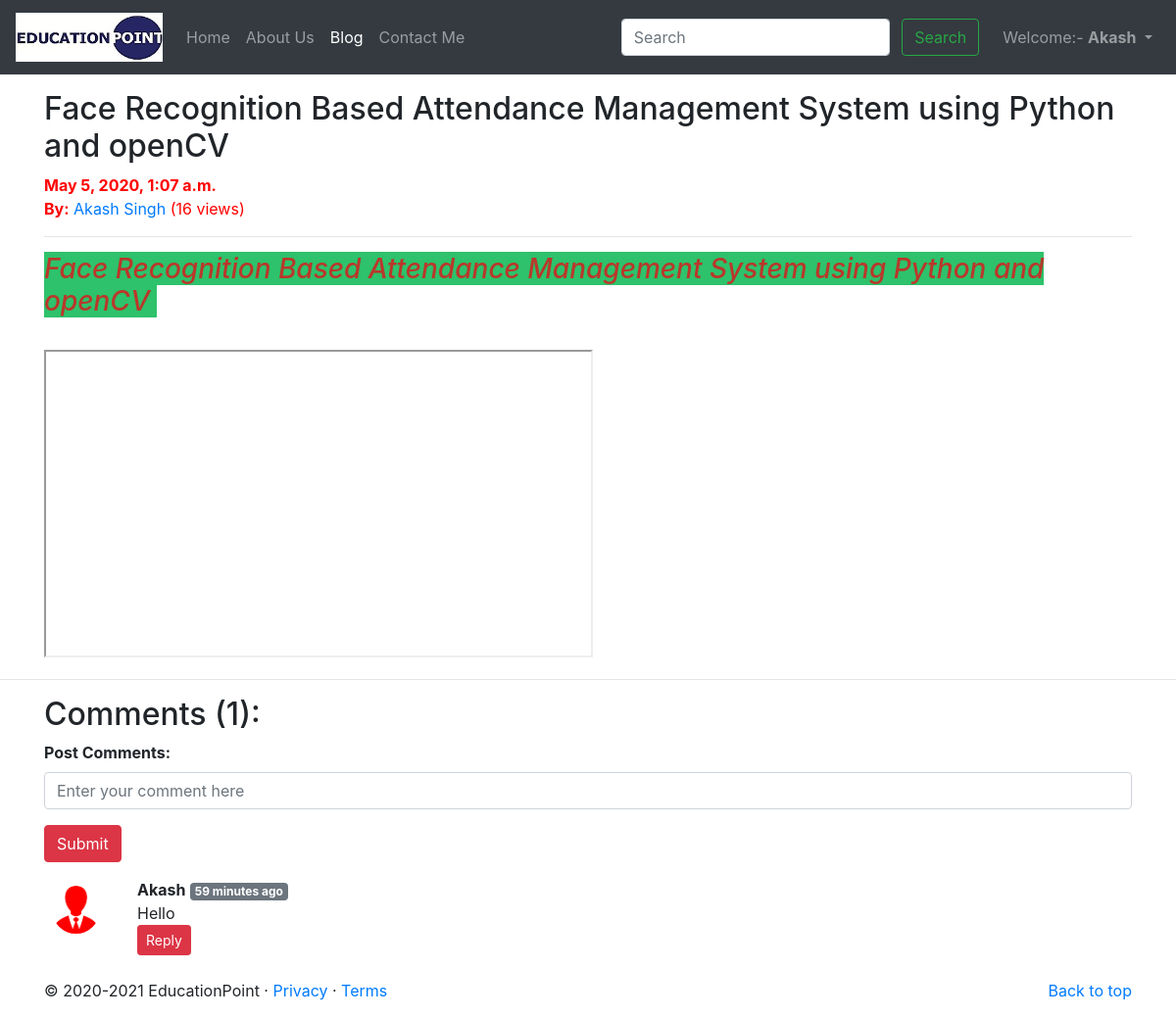
The app's page /blog/Attendance_System (signed in) with its own data.
### blog/models.py (models this page shows, shortened)
class Post(models.Model):
    sno = models.AutoField(primary_key = True)
    title = models.CharField(max_length=255)
    content = models.TextField()
    author = models.CharField(max_length=50)
    slug = models.CharField(max_length=150)
    views = models.IntegerField(default=0)
    timeStamp = models.DateTimeField(blank=True)

class BlogComment(models.Model):
    sno = models.AutoField(primary_key= True)
    comment = models.TextField()
    user = models.ForeignKey(User, on_delete=models.CASCADE)
    post = models.ForeignKey(Post, on_delete=models.CASCADE)
    parent = models.ForeignKey('self', on_delete=models.CASCADE, null=True)
    timeStamp = models.DateTimeField(default=now)

### blog/views.py (the view)
# urls.py: path('<str:slug>', views.blogPost, name='blogPost'),
def blogPost(request, slug):
    post = Post.objects.filter(slug=slug).first()
    post.views = post.views + 1
    post.save()
    comments = BlogComment.objects.filter(post=post, parent=None)
    replies = BlogComment.objects.filter(post=post).exclude(parent=None)
    replyDict = {}
    for reply in replies:
        if reply.parent.sno not in replyDict.keys():
            replyDict[reply.parent.sno] = [reply]
        else:
            replyDict[reply.parent.sno].append(reply)
    context = {'post':post, 'comments':comments, 'user':request.user, 'replyDict': replyDict}
    return render(request, 'blog/blogPost.html', context)

### blog/templatetags/extras.py (called while the page is built)
@register.filter(name='get_val')
def get_val(dict, key):
    return dict.get(key)

### templates/blog/blogPost.html (shortened to what this page needs)
{% extends 'base.html' %}
{% block blogactive %} active {% endblock blogactive %}
{% block body %}
{% load humanize %}
{% load extras %}
<div class="container my-3">
        <h2 class="blog-post-title">{{post.title}}</h2>
        <p style="color: red;" class="blog-post-meta"><b>{{post.timeStamp}}</b> <br><strong>By:</strong> <a
                        href="/about">{{post.author}}</a>  (<span>{{post.views}} views</span>)</p>
        <hr>
        <p>{{post.content|safe}}</p>
</div>
<hr>
<div class="container">
        <div class="my-2">
                <h2>Comments ({{comments.count}}):</h2>
                {% if user.is_authenticated %}
                <form action="/blog/postComment" method="post">
                        <div class="form-group">
                                <label for="exampleInputEmail1"><b>Post Comments:</b></label>
                                <input type="text" class="form-control" name="comment"
                                        placeholder="Enter your comment here">
                        </div>
                        <button type="submit" class="btn btn-danger">Submit</button>
                </form>
                {% endif %}
        </div>
        {% for comment in comments %}
        <div class="row my-3">
                <div class="col-md-1">
                        <img class="userPic rounded-circle w-100 p-2" src="/static/common/img/user.png">
                </div>
                <div class="col-md-11">
                        <b>{{comment.user.username}}</b> <span class="badge badge-secondary">
                                {{comment.timeStamp|naturaltime}} </span>
                        <div> {{comment.comment}} </div>
                        <div class="reply mx-0">
                                {% if user.is_authenticated %}
                                <button class="btn btn-sm btn-danger" type="button" data-toggle="collapse"
                                        data-target="#replyBox{{comment.sno}}" aria-expanded="false"
                                        aria-controls="replyBox{{comment.sno}}">
                                        Reply
                                </button>
                                {% else %}
                                <button class="btn btn-sm btn-danger" type="button" data-toggle="collapse"
                                        data-target="#replyBox{{comment.sno}}" aria-expanded="false"
                                        aria-controls="replyBox{{comment.sno}}" disabled>
                                        Login to Reply
                                </button>
                                {% endif %}
                        </div>
                </div>
        </div>
        {% endfor %}
</div>
{% endblock body %}

### templates/base.html (shortened to what this page needs)
<!doctype html>
<html lang="en">
<head>
  <link rel="stylesheet" href="https://stackpath.bootstrapcdn.com/bootstrap/4.4.1/css/bootstrap.min.css"
>
</head>
<body>
  <nav class="navbar navbar-expand-lg navbar-dark bg-dark">
    <a class="navbar-brand" href="/">
      <img src="/static/common/img/photo.jpg" width="150" height="50" alt="EducationPoint">
    </a>
    <div class="collapse navbar-collapse" id="navbarSupportedContent">
      <ul class="navbar-nav mr-auto">
        <li class="nav-item {% block homeactive %} {% endblock homeactive %}">
          <a class="nav-link" href="/">Home <span class="sr-only">(current)</span></a>
        </li>
        <li class="nav-item {% block aboutactive %} {% endblock aboutactive %}">
          <a class="nav-link" href="/about">About Us</a>
        </li>
        <li class="nav-item {% block blogactive %} {% endblock blogactive %}">
          <a class="nav-link" href="/blog">Blog</a>
        </li>
        <li class="nav-item {% block contactactive %} {% endblock contactactive %}">
          <a class="nav-link" href="/contact">Contact Me</a>
        </li>
      </ul>
      <div class="ml-auto form-inline">
        <form method="get" action="/search" class=" my-2 my-lg-0 mx-3">
          <input class="form-control mr-sm-2" type="search" placeholder="Search" aria-label="Search" name="query"
            id="query">
          <button class="btn btn-outline-success my-2 my-sm-0" type="submit">Search</button>
        </form>
        {% if user.is_authenticated %}
        <ul class="navbar-nav">
          <li class="nav-item dropdown">
            <a class="nav-link dropdown-toggle" href="#" id="navbarDropdown" role="button" data-toggle="dropdown"
              aria-haspopup="true" aria-expanded="false">
              Welcome:- <strong>{{request.user}}</strong>
            </a>
          </li>
        </ul>
        {% endif %}
      </div>
    </div>
  </nav>
  {% block body %}
  {% endblock body %}
  <footer class="container mt-3">
    <p class="float-right"><a href="#">Back to top</a></p>
    <p>© 2020-2021 EducationPoint · <a href="#">Privacy</a> · <a href="#">Terms</a></p>
  </footer>
</body>
</html>

### records on screen
Post: title "Face Recognition Based Attendance Management System using Python and openCV", timeStamp "May 5, 2020, 1:07 a.m.", author "Akash Singh", views "16", content "Face Recognition Based Attendance Management System using Python and openCV"
BlogComment: user.username "Akash", timeStamp "59 minutes ago", comment "Hello"

### other values on screen
{{ request.user }} "Akash"
{{ comments.count }} "1"
